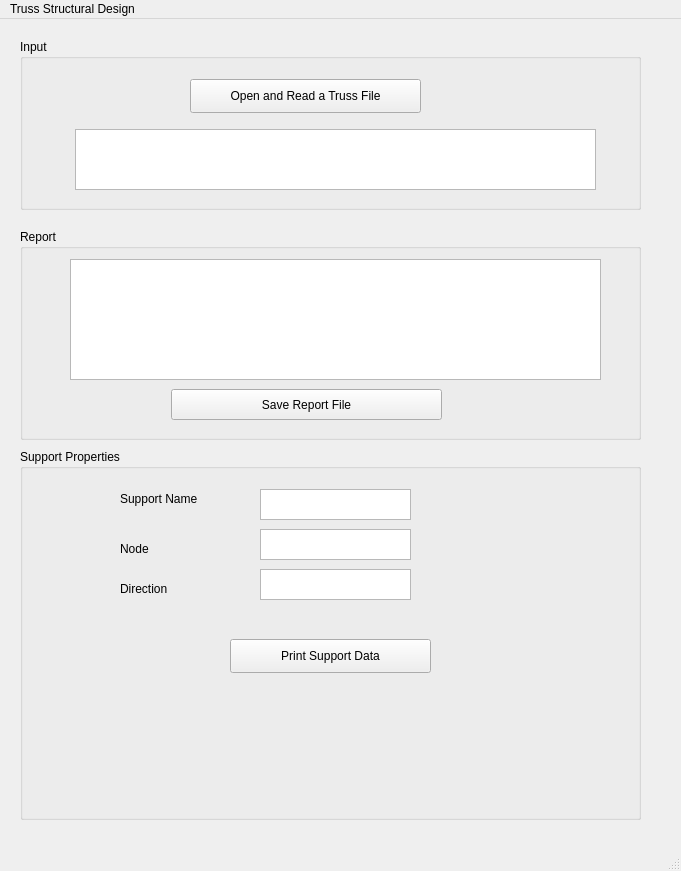
<?xml version="1.0" encoding="UTF-8"?>
<ui version="4.0">
 <class>Ui_Dialog</class>
 <widget class="QMainWindow" name="Ui_Dialog">
  <property name="geometry">
   <rect>
    <x>0</x>
    <y>0</y>
    <width>681</width>
    <height>871</height>
   </rect>
  </property>
  <property name="windowTitle">
   <string>MainWindow</string>
  </property>
  <widget class="QWidget" name="centralwidget">
   <widget class="QGroupBox" name="InputGroup">
    <property name="geometry">
     <rect>
      <x>20</x>
      <y>20</y>
      <width>621</width>
      <height>171</height>
     </rect>
    </property>
    <property name="title">
     <string>Input</string>
    </property>
    <widget class="QPushButton" name="OpenButton">
     <property name="geometry">
      <rect>
       <x>170</x>
       <y>40</y>
       <width>231</width>
       <height>34</height>
      </rect>
     </property>
     <property name="text">
      <string>Open and Read a Truss File</string>
     </property>
    </widget>
    <widget class="QListWidget" name="InputBox">
     <property name="geometry">
      <rect>
       <x>55</x>
       <y>90</y>
       <width>521</width>
       <height>61</height>
      </rect>
     </property>
    </widget>
   </widget>
   <widget class="QGroupBox" name="ReportGroup">
    <property name="geometry">
     <rect>
      <x>20</x>
      <y>210</y>
      <width>621</width>
      <height>211</height>
     </rect>
    </property>
    <property name="title">
     <string>Report</string>
    </property>
    <widget class="QPlainTextEdit" name="ReportBox">
     <property name="geometry">
      <rect>
       <x>50</x>
       <y>30</y>
       <width>531</width>
       <height>121</height>
      </rect>
     </property>
    </widget>
    <widget class="QPushButton" name="SaveButton">
     <property name="geometry">
      <rect>
       <x>151</x>
       <y>160</y>
       <width>271</width>
       <height>31</height>
      </rect>
     </property>
     <property name="text">
      <string>Save Report File</string>
     </property>
    </widget>
   </widget>
   <widget class="QGroupBox" name="SupportGroup">
    <property name="geometry">
     <rect>
      <x>20</x>
      <y>430</y>
      <width>621</width>
      <height>371</height>
     </rect>
    </property>
    <property name="title">
     <string>Support Properties</string>
    </property>
    <widget class="QLabel" name="label">
     <property name="geometry">
      <rect>
       <x>100</x>
       <y>40</y>
       <width>121</width>
       <height>20</height>
      </rect>
     </property>
     <property name="text">
      <string>Support Name</string>
     </property>
    </widget>
    <widget class="QLabel" name="label_2">
     <property name="geometry">
      <rect>
       <x>100</x>
       <y>90</y>
       <width>68</width>
       <height>19</height>
      </rect>
     </property>
     <property name="text">
      <string>Node</string>
     </property>
    </widget>
    <widget class="QLabel" name="label_3">
     <property name="geometry">
      <rect>
       <x>100</x>
       <y>130</y>
       <width>68</width>
       <height>19</height>
      </rect>
     </property>
     <property name="text">
      <string>Direction</string>
     </property>
    </widget>
    <widget class="QPlainTextEdit" name="SupportNameBox">
     <property name="geometry">
      <rect>
       <x>240</x>
       <y>40</y>
       <width>151</width>
       <height>31</height>
      </rect>
     </property>
    </widget>
    <widget class="QPlainTextEdit" name="NodeBox">
     <property name="geometry">
      <rect>
       <x>240</x>
       <y>80</y>
       <width>151</width>
       <height>31</height>
      </rect>
     </property>
    </widget>
    <widget class="QPlainTextEdit" name="DirectionBox">
     <property name="geometry">
      <rect>
       <x>240</x>
       <y>120</y>
       <width>151</width>
       <height>31</height>
      </rect>
     </property>
    </widget>
    <widget class="QPushButton" name="PrintButton">
     <property name="geometry">
      <rect>
       <x>210</x>
       <y>190</y>
       <width>201</width>
       <height>34</height>
      </rect>
     </property>
     <property name="text">
      <string>Print Support Data</string>
     </property>
    </widget>
   </widget>
  </widget>
  <widget class="QMenuBar" name="menubar">
   <property name="geometry">
    <rect>
     <x>0</x>
     <y>0</y>
     <width>681</width>
     <height>31</height>
    </rect>
   </property>
   <widget class="QMenu" name="menuTruss_Structural_Design">
    <property name="title">
     <string>Truss Structural Design</string>
    </property>
   </widget>
   <addaction name="menuTruss_Structural_Design"/>
  </widget>
  <widget class="QStatusBar" name="statusbar"/>
 </widget>
 <resources/>
 <connections/>
</ui>
